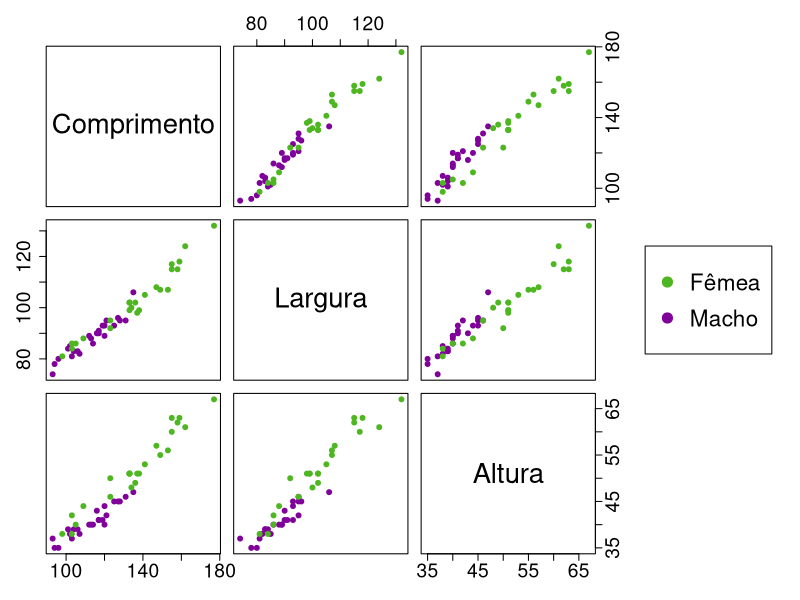
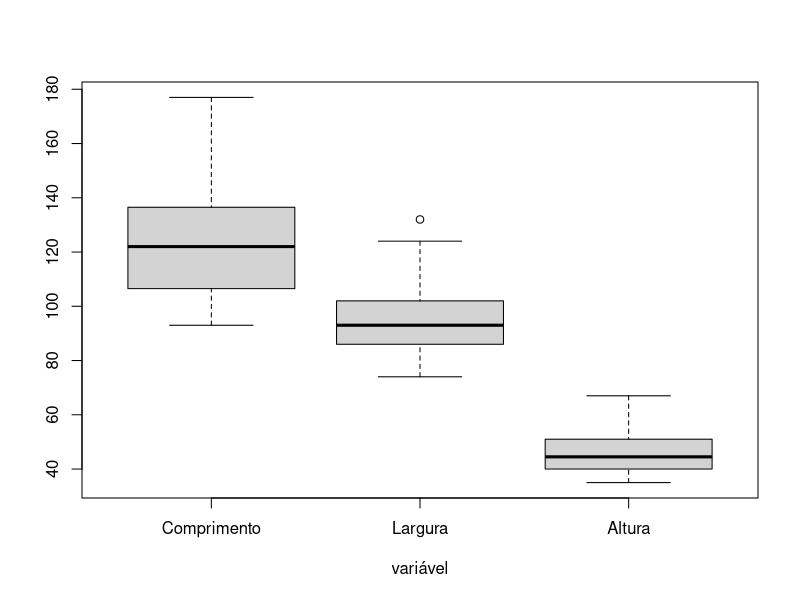
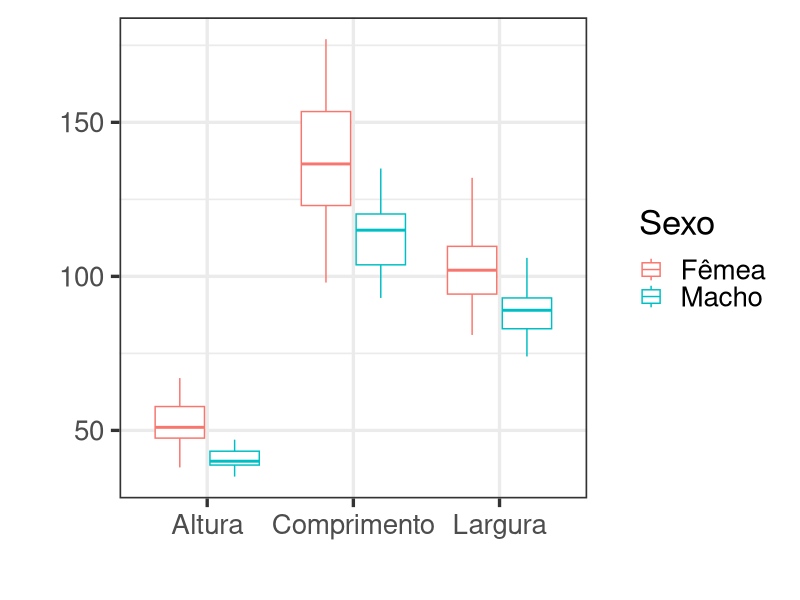
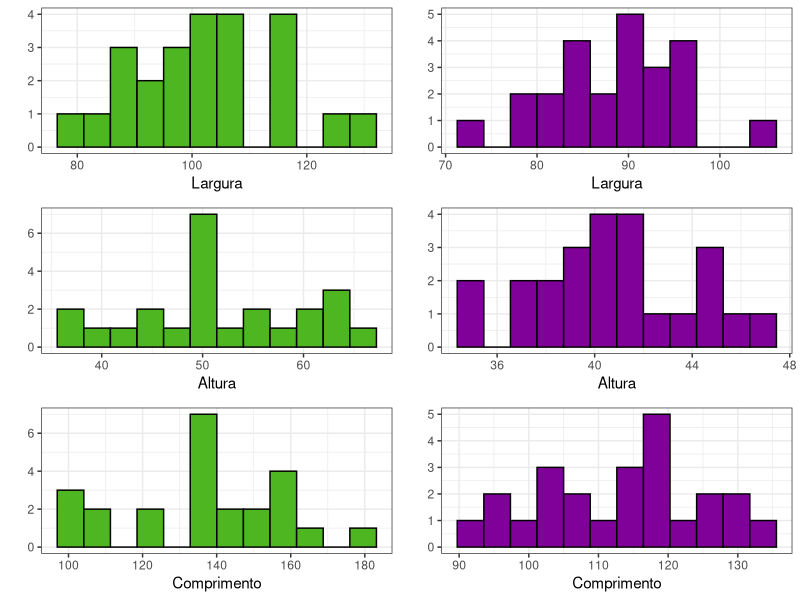
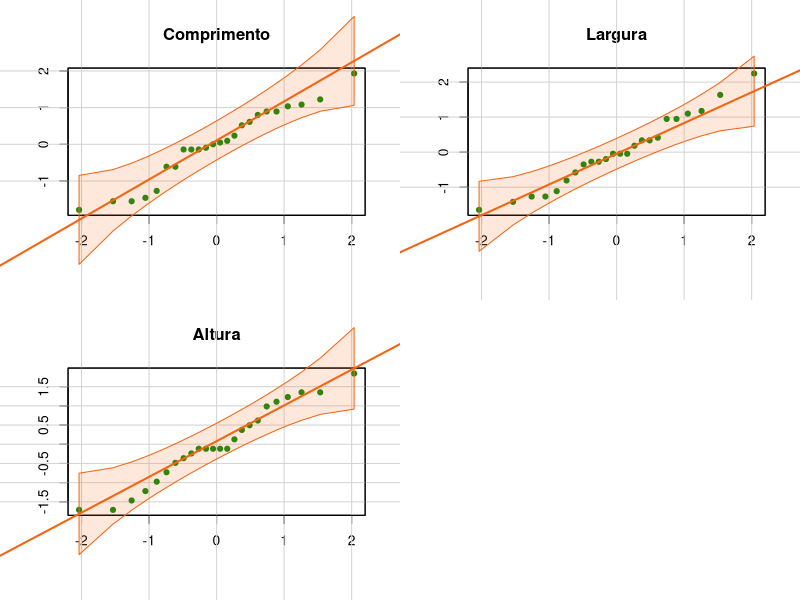
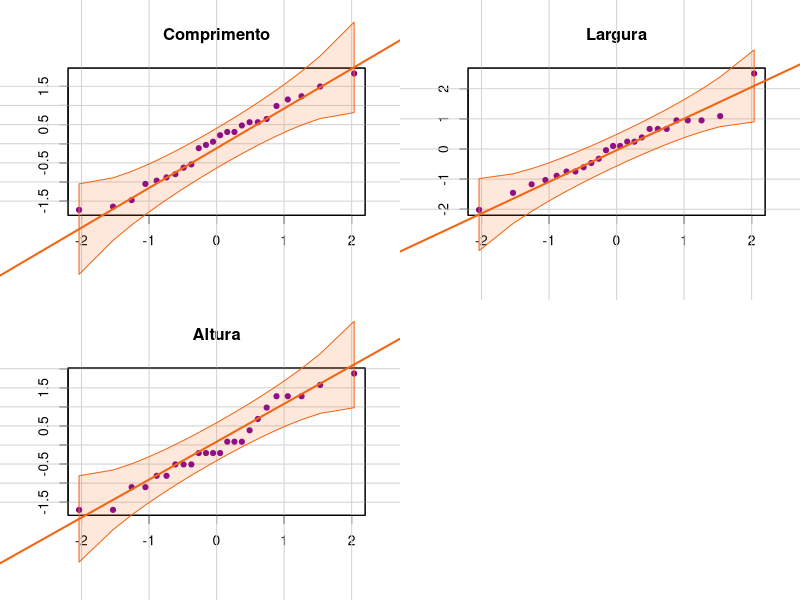

Source code (R) for these figures, in order:
library(tidyverse)
library(grid)
library(gridExtra)
library(car)

# Leitura dos dados
tartarugas <- read_csv("dados/tartarugas.csv")

# Transformando em factor
tartarugas$sex <- as.factor(tartarugas$sex)

# Mudando nomes das colunas
colnames(tartarugas) <- c("Comprimento", "Largura", "Altura", "Sexo")

################################################################################
############################# Analise Descritiva ###############################
################################################################################

# Variáveis sumárias
medados <-rbind(apply(tartarugas[1:3],2,mean),
                apply(tartarugas[1:3],2,var),
                apply(tartarugas[1:3],2,sd),
                100*apply(tartarugas[1:3],2,sd)/apply(tartarugas[1:3],2,mean),
                apply(tartarugas[1:3],2,min),
                apply(tartarugas[1:3],2,quantile,0.5),
                apply(tartarugas[1:3],2,max))
                
rownames(medados)<-c("Média","Var.","DP","CV(%)","Mínimo","Mediana","Máximo")
    
round(medados,2)

# Sumarias do grupo macho
round(rbind(apply(tartarugas[tartarugas[4]=="Macho",-4],2,mean),
            apply(tartarugas[tartarugas[4]=="Macho",-4],2,var),
            apply(tartarugas[tartarugas[4]=="Macho",-4],2,sd),
            100*apply(tartarugas[tartarugas[4]=="Macho",-4],2,sd)/
              apply(tartarugas[tartarugas[4]=="Macho",-4],2,mean),
            apply(tartarugas[tartarugas[4]=="Macho",-4],2,min),
            apply(tartarugas[tartarugas[4]=="Macho",-4],2,quantile,0.5),
            apply(tartarugas[tartarugas[4]=="Macho",-4],2,max)),2)

#Sumarias do grupo femêa
round(rbind(apply(tartarugas[tartarugas[4]=="Fêmea",-4],2,mean),
            apply(tartarugas[tartarugas[4]=="Fêmea",-4],2,var),
            apply(tartarugas[tartarugas[4]=="Fêmea",-4],2,sd),
            100*apply(tartarugas[tartarugas[4]=="Fêmea",-4],2,sd)/
              apply(tartarugas[tartarugas[4]=="Fêmea",-4],2,mean),
            apply(tartarugas[tartarugas[4]=="Fêmea",-4],2,min),
            apply(tartarugas[tartarugas[4]=="Fêmea",-4],2,quantile,0.5),
            apply(tartarugas[tartarugas[4]=="Fêmea",-4],2,max)),2)

# Gráfico de dispersão
par(mfrow=c(1,1))
pairs(tartarugas[1:3],
      col = c("#4DB620", "#80009A")[tartarugas$Sexo],  # Mudar cor por grupo
      pch = 19,                                        # Mudar pontos
      labels = c("Comprimento", "Largura", "Altura"), 
      cex.labels = 2.5,
      cex.axis = 1.75,
      oma=c(3,3,3,15))
par(xpd = TRUE)
legend("right", col = c("#4DB620", "#80009A"),
       pch = c(19,19), legend = c("Fêmea","Macho"),
       cex = 1.35)

# Boxplot geral
par(mfrow=c(1,1))
boxplot(tartarugas[1:3],xlab="variável")

# Boxplot por sexo
tartarugas %>% gather("a", "b", -Sexo) %>%
  ggplot(aes(x=a, y=b, color=Sexo))+
  geom_boxplot()+
  labs(
    x = "",
    y = "",
    color = "Sexo"
  ) +
  theme_bw(base_size = 25)

g_legend <- function(a.gplot){
  tmp <- ggplot_gtable(ggplot_build(a.gplot))
  leg <- which(sapply(tmp$grobs, function(x) x$name) == "guide-box")
  legend <- tmp$grobs[[leg]]
  return(legend)
}
p1 <- tartarugas %>% ggplot()+
  geom_histogram(aes(Largura, fill=Sexo), bins=12, col="black")+
  labs(y = "")+
  theme_bw()
mylegend<-g_legend(p1)

# Histogramas
grid.arrange(
  tartarugas %>% filter(Sexo == "Fêmea") %>%
    ggplot()+
    geom_histogram(aes(Largura), fill="#4DB620", bins=12, col="black")+
    labs(y = "")+
    theme_bw(), 
  tartarugas %>% filter(Sexo == "Macho") %>%
    ggplot()+
    geom_histogram(aes(Largura), fill="#80009A", bins=12, col="black")+
    labs(y = "")+
    theme_bw(),
  tartarugas %>% filter(Sexo == "Fêmea") %>%
    ggplot()+
    geom_histogram(aes(Altura), fill="#4DB620", bins=12, col="black")+
    labs(y = "")+
    theme_bw(),
  tartarugas %>% filter(Sexo == "Macho") %>%
    ggplot()+
    geom_histogram(aes(Altura), fill="#80009A", bins=12, col="black")+
    labs(y = "")+
    theme_bw(),
  tartarugas %>% filter(Sexo == "Fêmea")%>% 
    ggplot()+
    geom_histogram(aes(Comprimento), fill="#4DB620", bins=12, col="black")+
    labs(y = "")+
    theme_bw(),
  tartarugas %>% filter(Sexo == "Macho")%>% 
    ggplot()+
    geom_histogram(aes(Comprimento), fill="#80009A", bins=12, col="black")+
    labs(y = "")+
    theme_bw(),
  nrow=3, ncol=2
)

# Gráfico Q-Q
par(mfrow=c(2,2))
for(i in 1:3){
  qqPlot(scale((tartarugas %>% filter(Sexo == "Fêmea"))[i]),dist="norm", id=F,
         mean=0,sd=1,col.lines="#F26514",pch = 19, col="#108A0C", xlab = "",
         main=colnames((tartarugas %>% filter(Sexo == "Fêmea")))[i], ylab = "")
}

par(mfrow=c(2,2))
for(i in 1:3){
  qqPlot(scale((tartarugas %>% filter(Sexo == "Macho"))[i]),dist="norm", id=F,
         mean=0,sd=1,col.lines="#F26514",pch = 19, col="#80009A", xlab = "",
         main=colnames((tartarugas %>% filter(Sexo == "Fêmea")))[i], ylab = "")
}

################################################################################
############################## Analise Inferencial #############################
################################################################################

# Dois ou mais vetores de médias
teste_mu1mu2_Homocedast <- function(m_X_completa, v_grupos, Delta, alpha)
{
  m_X_1 <-  m_X_completa[v.grupos==1,]
  m_X_2 <-  m_X_completa[v.grupos==2,]
  p<- ncol(m_X_1)
  v_n <- rbind(nrow(m_X_1),nrow(m_X_2))
  v_mu1 <-  cbind(apply(m_X_1,2,mean))
  v_mu2 <-  cbind(apply(m_X_2,2,mean))
  m_Sigma1 <- cov(m_X_1)
  m_Sigma2 <- cov(m_X_2)
  m_SigmaP <- ((v_n[1]-1)*m_Sigma1 + (v_n[2]-1)*m_Sigma2)/(v_n[1] + v_n[2] - 2)
  e_F <- (1/(1/v_n[1] + 1/v_n[2]))*(t(((v_mu1 - v_mu2) - Delta))) %*% 
    solve(m_SigmaP) %*% (((v_mu1 - v_mu2) - Delta))
  df1 <- p
  df2 <- v_n[1] + v_n[2] - p - 1
  e_F <- e_F *df2/(df1*(v_n[1] + v_n[2] - 2))
  p_valor <- 1 - pf(e_F,df1,df2)
  fc = qf(1 - alpha,df1,df2)
  e.pnc = e_F
  e.pt = 1 - pf(fc,df1,df2,ncp=e.pnc) # poder aproximado
  cat("Estatística do Teste: ",e_F,"\n")
  cat("nível descritivo: ",p_valor,"\n")
  cat("Estimativa do poder do teste: ",e.pt,"\n")
  result <- list(e_F=e_F,p.valor=p_valor,e.pt=e.pt)
} 
